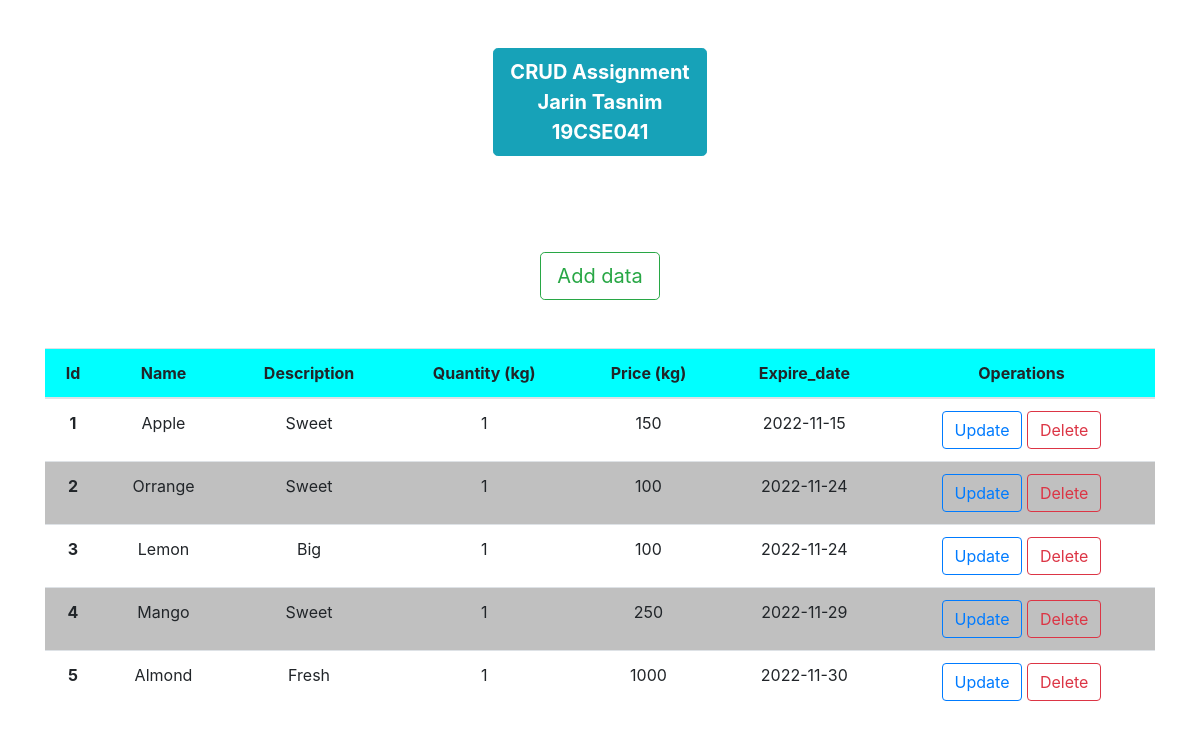
The page / on the database its author committed.
### tables this page shows
CREATE TABLE `crud` (
  `id` int(11) NOT NULL,
  `name` varchar(255) NOT NULL,
  `description` varchar(255) NOT NULL,
  `quantity` int(11) NOT NULL,
  `price` int(11) NOT NULL,
  `expire_date` date NOT NULL
);

### index.php (the view, shortened to what this page needs)
<?php
  include 'connect.php';
?>
<!doctype html>
<html>
  <head>
    <link rel="stylesheet" href="https://cdn.jsdelivr.net/npm/bootstrap@4.0.0/dist/css/bootstrap.min.css">
  </head>
  <body>
    <div style="text-align:center" class="container">
      <p class="btn btn-info my-5 btn-lg" role="button"><b>CRUD Assignment<br>Jarin Tasnim<br>19CSE041</b></p>
    </div>
    <div style="text-align:center" class="container">
      <a href="add.php" class="btn btn-outline-success my-5 btn-lg" role="button">Add data</a>
      <table class="table">
        <thead style="background-color:#00FFFF">
          <tr>
            <th scope="col">Id</th>
            <th scope="col">Name</th>
            <th scope="col">Description</th>
            <th scope="col">Quantity (kg)</th>
            <th scope="col">Price (kg)</th>
            <th scope="col">Expire_date</th>
            <th scope="col">Operations</th>
          </tr>
        </thead>
        <tbody>
          <?php
            $cnt=0;
            $sql="Select * from crud";
            $result=mysqli_query($conn,$sql);
            if($result){
              while($row=mysqli_fetch_assoc($result)){
                $cnt=$cnt+1;
                $color='#FFFFFF';
                if($cnt%2==0){
                  $color='#C0C0C0';
                }
                $id=$row['id'];
                $name=$row['name'];
                $description=$row['description'];
                $quantity=$row['quantity'];
                $price=$row['price'];
                $expire_date=$row['expire_date'];
                echo '<tr style="background-color:'.$color.'">
                  <th scope="row">'.$id.'</th>
                  <td>'.$name.'</td>
                  <td>'.$description.'</td>
                  <td>'.$quantity.'</td>
                  <td>'.$price.'</td>
                  <td>'.$expire_date.'</td>
                  <td>
                    <a href="update.php?updateid='.$id.'" class="btn btn-outline-primary" role="button">Update</a>
                    <a href="delete.php?deleteid='.$id.'" class="btn btn-outline-danger" role="button">Delete</a>
                  </td>
                </tr>';
              }
            }
          ?>
        </tbody>
      </table>
    </div>
  </body>
</html>

### rows shown on the page
crud: id "1", name "Apple", description "Sweet", quantity "1", price "150", expire_date "2022-11-15"
crud: id "2", name "Orrange", description "Sweet", quantity "1", price "100", expire_date "2022-11-24"
crud: id "3", name "Lemon", description "Big", quantity "1", price "100", expire_date "2022-11-24"
crud: id "4", name "Mango", description "Sweet", quantity "1", price "250", expire_date "2022-11-29"
crud: id "5", name "Almond", description "Fresh", quantity "1", price "1000", expire_date "2022-11-30"
